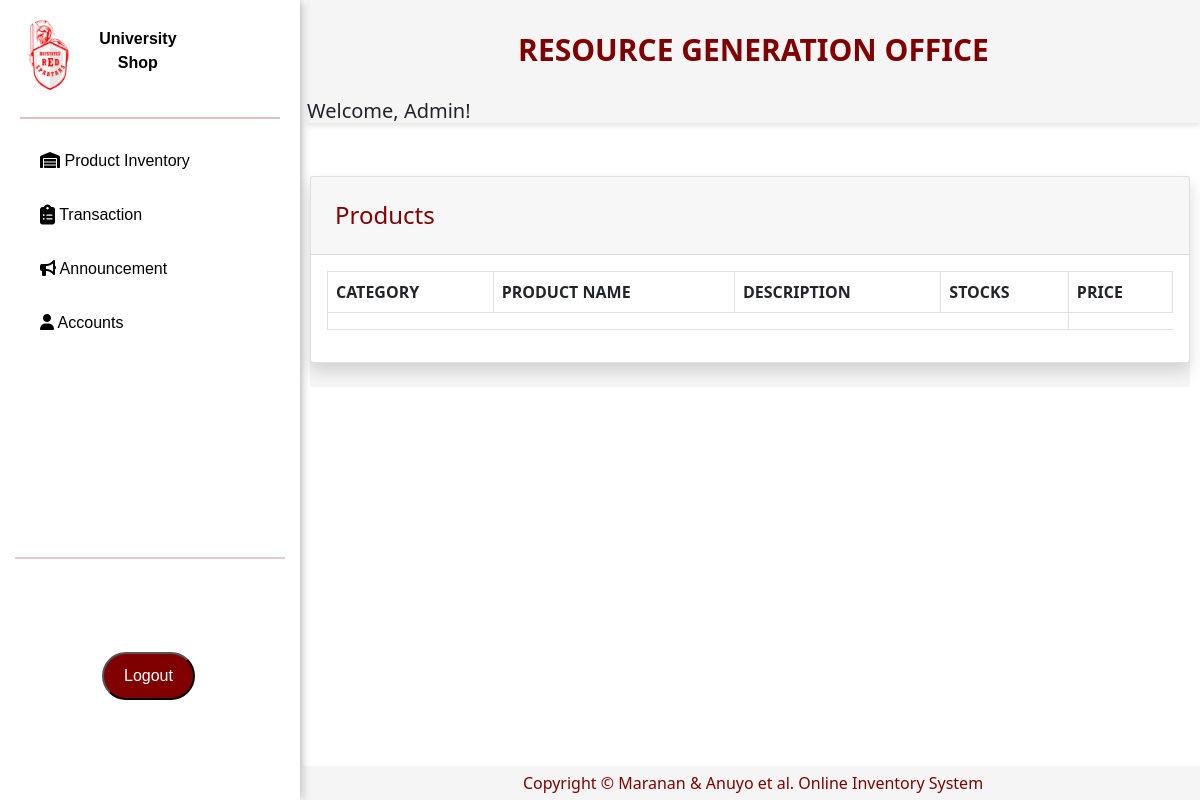
/pages/productInventory.php (signed in), run on an earlier commit of the app's database.
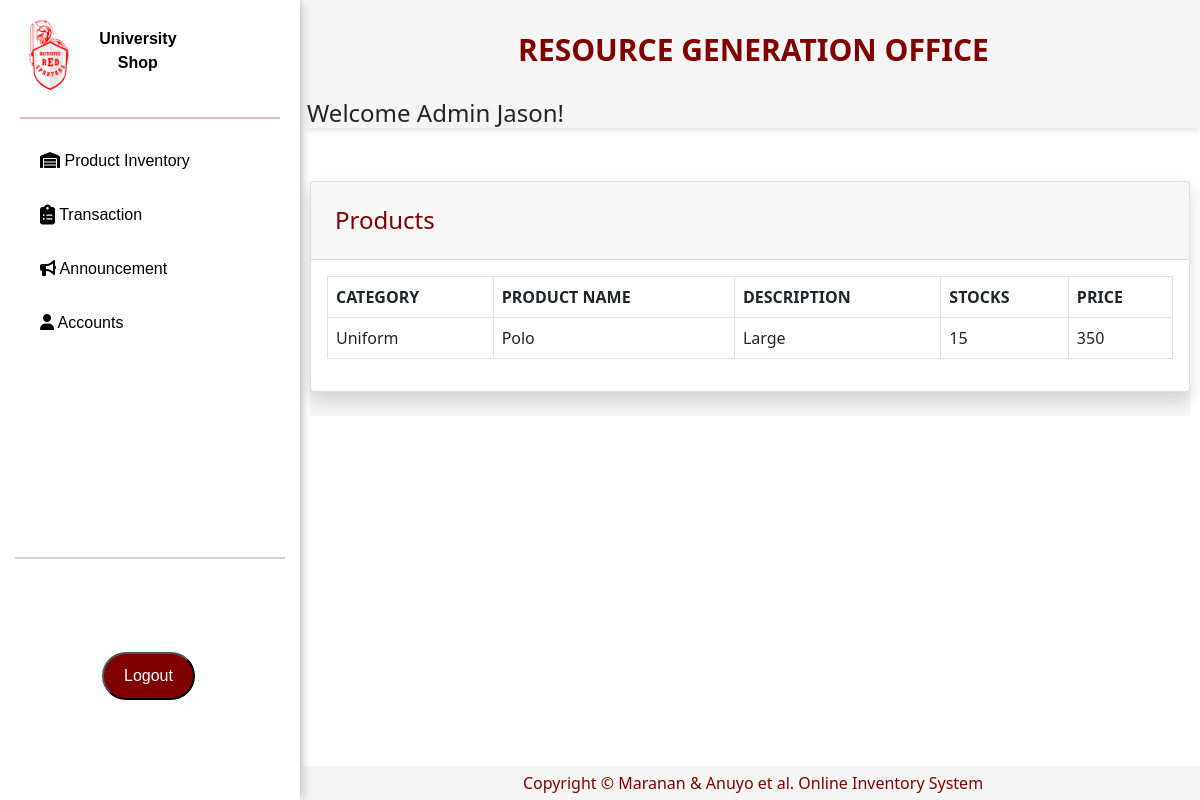
And on a later commit of the database.
### tables this page shows
CREATE TABLE `user_data` (
  `User_ID` int(255) NOT NULL,
  `User_Code` varchar(100) DEFAULT NULL,
  `Last_Name` varchar(100) DEFAULT NULL,
  `First_Name` varchar(100) DEFAULT NULL,
  `User_Type` varchar(100) DEFAULT NULL,
  `Classification` varchar(100) DEFAULT NULL
);

CREATE TABLE `add_stocks` (
  `Product_ID` int(100) NOT NULL,
  `Category_Name` varchar(100) NOT NULL,
  `Product_Name` varchar(100) NOT NULL,
  `Description` varchar(100) NOT NULL,
  `Price` int(50) NOT NULL,
  `Quantity` int(50) NOT NULL,
  `Transaction_No` int(50) NOT NULL,
  `Employee_Name` varchar(10) NOT NULL,
  `Date` date NOT NULL,
  `image` varchar(50) NOT NULL
);

### pages/productInventory.php (the view, shortened to what this page needs)
<?php
include'../includes/sidebar.php';
?>
    <div class="prodTable">
    <div class="card shadow mb-4">
            <div class="card-header py-3">
              <h4 class="m-2 font-weight-bold ">Products</h4>
            </div>
            <div class="card-body">
              <div class="table-responsive">
                <table class="table table-bordered" id="dataTable" width="100%" cellspacing="0">
               <thead>
                   <tr>
                     <th>CATEGORY</th>
                     <th>PRODUCT NAME</th>
                     <th>DESCRIPTION</th>
                     <th>STOCKS</th>
                     <th>PRICE</th>
                   </tr>
               </thead>
                <tbody>
                <?php
                    include("../includes/connection.php");
                    $sql = "SELECT Category_Name, Product_Name, Description, Quantity, Price FROM add_stocks";
                    $result = $con->query($sql);
                        if ($result->num_rows > 0) {
                            while ($row = $result->fetch_assoc()) {
                                echo "<tr>";
                                echo "<td>" .$row["Category_Name"] . "</td>";
                                echo "<td>" . $row["Product_Name"] . "</td>";
                                echo "<td>" . $row["Description"] . "</td>";
                                echo "<td>" . $row["Quantity"] . "</td>";
                                echo "<td>" . $row["Price"] . "</td>";
                                echo "</tr>";
                            }
                        } else {
                            echo "<tr><td colspan='4'></td></tr>";
                        }
                    ?>
                  </tbody>
                </table>
               </div>
            </div>
    </div>
    </div>
<?php
include'../includes/footer.php';
?>

### includes/sidebar.php (shortened to what this page needs)
<!DOCTYPE html>
<html>
    <link href="https://cdn.jsdelivr.net/npm/bootstrap@5.0.2/dist/css/bootstrap.min.css" rel="stylesheet">
    <link rel="stylesheet" href="https://cdnjs.cloudflare.com/ajax/libs/font-awesome/6.4.2/css/all.min.css" />
    <link rel="stylesheet" href="../css/sidebar.css">
    </head>
    <body>
        <div id = wrapper>
            <nav  id="sidebar">
                <div class="brand-container">
                    <img id="spartanLlogo" src="../icons/redSpartan.png" alt="Logo" width="95" height="102" >
                    <p class="univ-txt">University <br>Shop</p>
                </div>
                <ul>
                    <hr class="sidebar-divider" id="header-hr">
                    <li class="nav-item">
                        <a class="nav-link" href="productInventory.php">
                            <i class="fa-solid fa-warehouse"></i>
                            <span>Product Inventory</span>
                        </a>
                    </li>
                    <li class="nav-item">
                        <a class="nav-link" href="transaction.php">
                            <i class="fa-solid fa-clipboard-list fa-lg"></i>
                            <span>Transaction</span>
                        </a>
                    </li>
                    <li class="nav-item">
                        <a class="nav-link" href="announcement.php">
                            <i class="fa-solid fa-bullhorn"></i>
                            <span>Announcement</span>
                        </a>
                    </li>
                    <li class="nav-item">
                        <a class="nav-link" href="accounts.php">
                            <i class="fa-solid fa-user"></i>
                            <span>Accounts</span>
                        </a>
                    </li>
                </ul>
                    <br><br><br><br><br><br><br><br>
                    <hr class="sidebar-divider" id="logout-hr">
                    <button id="btn" name="btn" class="logout-btn">Logout</button>
                    </div>
<?php include_once 'topbar.php'; ?>
<?php include_once '../pages/logoutAdmin.php'; ?>

### includes/topbar.php (shortened to what this page needs)
<div id="content-wrapper">
  <div id="content">
        <header class="topbar-header">
            <p class ="rgo-txt">RESOURCE GENERATION OFFICE </p>
        <div class="welcome">
        <?php
            include("../includes/connection.php");
            if (isset($_SESSION['user_id'])) {
                $user_id = $_SESSION['user_id'];
                $query = "SELECT First_Name FROM user_data WHERE User_ID = $user_id";
                $result = mysqli_query($con, $query);
                if (mysqli_num_rows($result) == 1) {
                    $row = mysqli_fetch_assoc($result);
                    $first_name = $row['First_Name'];
                    echo "<h4>Welcome Admin $first_name!</h4>";
                } else {
                    echo "<h5>Welcome, Admin!</h5>";
                }
            } else {
                header("Location: loginAdmin.php");
            }
        ?>
        </div>
        </header>
        <div class="container-fluid">

### pages/logoutAdmin.php (shortened to what this page needs)
<!DOCTYPE html>
<html lang="en">
<head>
    <link rel="stylesheet" type="text/css" href="https://cdn.jsdelivr.net/npm/sweetalert2@11.3.2/dist/sweetalert2.min.css">
</head>
<body>
</body>
</html>

### includes/footer.php (shortened to what this page needs)
                </div>
            </div>
            <footer class="sticky-footer">
                <div class="container">
                <div class="copyright text-center">
                    <span>Copyright © Maranan & Anuyo et al. Online Inventory System</span>
                </div>
                </div>
            </footer>
            </div>
    </body>
</html>

### css/sidebar.css (style rules this page uses)
#sidebar { z-index: 1; width: 300px; height: 100%; float: left; overflow-x: hidden; position: fixed; top: 0; left: 0; background-color: white; box-shadow: 0 0 10px 0.01px rgba(0, 0, 0, .4); }
.brand-container { color: black; padding: 0; padding-top: 0; margin: 0; }
.univ-txt { display: inline-block; position: relative; text-align: center; vertical-align: middle; margin: 0; font-family: Verdana, Geneva, Tahoma, sans-serif; font-weight: bold; line-height: 1.5; }
#header-hr { border: 1.60px solid maroon; margin: 15px; left:5; }
ul { list-style-type: none; padding:0px 5px; margin: 0; }
.nav-link { display: block; color:black; padding: 15px 35px; text-decoration: none; margin: 10x 0; font-family: Verdana, Geneva, Tahoma, sans-serif; cursor: pointer; transition: 0.2s; }
#logout-hr { bottom: 60px; border: .1px solid maroon; margin: 15px; left:5; opacity: 0.2; }
.logout-btn { background-color: maroon; padding: 10px 20px; position: absolute; bottom: 100px; left: 34%; font-family: Verdana, Geneva, Tahoma, sans-serif; text-decoration: none; border-radius: 25px; color: white; transition: 0.2s; }

### includes/topbar.php (style rules this page uses)
.topbar-header { margin: 0; width: calc(100% - 307px); margin-left: 307px; display:block; background: rgb(245, 245, 245); box-shadow: 0 3px 5px rgba(0, 0, 0, 0.1); }
.rgo-txt { right: 100%; margin: 0; padding: 27px; text-align: center; color: maroon; font-size: 30px; font-weight: bold; }
.container-fluid { padding:0; padding-top:5px; }

### pages/productInventory.php (style rules this page uses)
.prodTable { width: calc(100% - 320px); margin-top: 40px; margin-left: 310px; display:inline-block; background: rgb(245, 245, 245); }
.m-2 { color: maroon; }

### includes/footer.php (style rules this page uses)
.sticky-footer { z-index:0; position: fixed; bottom: 0; margin-left: 303px; padding-top: 5px; padding-bottom: 5px; display:block; width: calc(100% - 300px); background: rgb(245, 245, 245); }
.copyright { color: maroon; margin: 0; text-align: center; }

What changed in the data, as far as the page shows it:
added user_data: First_Name "Jason"
added add_stocks: Category_Name "Uniform", Product_Name "Polo", Description "Large", Quantity "15", Price "350"
Also different on the page:
text no longer shown: "Welcome, Admin!"
text now shown: "Welcome Admin !"
